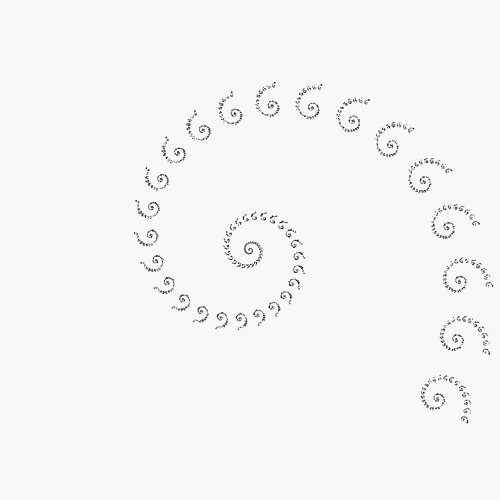
Frame 1 (no input)
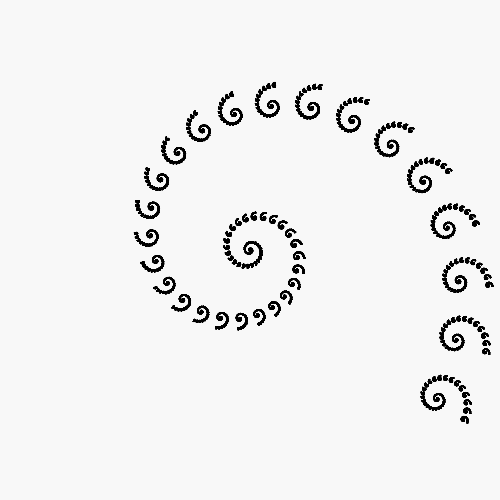
Frame 60 (no input)
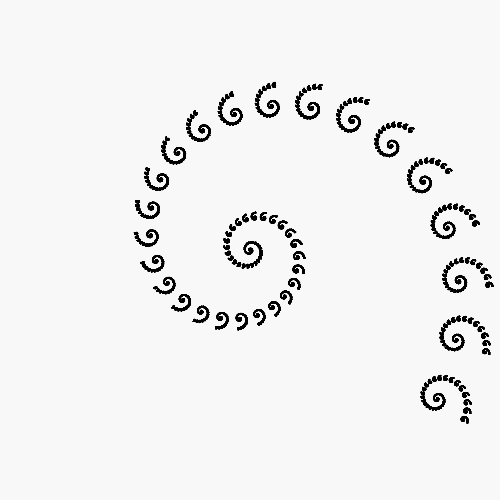
Frame 120 (the mouse pressed at the canvas centre since frame 60)

The p5.js sketch that drew these frames (run headless with seeded random() and noise() and a simulated clock; from frame 60 on, the mouse is pressed at the canvas centre):

// p5.js sketch
// ── sketch.js
// IFS 카오스 게임 — 나선(회전+축소 변환 1개 + 축소 복제 1개). 클릭: 다시 그리기.
const MAPS = (() => {
  const th = Math.PI / 12, s = 0.94; // 15° 회전 + 0.94 축소
  return [
    { m: [s * Math.cos(th), -s * Math.sin(th), s * Math.sin(th), s * Math.cos(th),
          0.5 - 0.5 * s * Math.cos(th) + 0.5 * s * Math.sin(th),
          0.5 - 0.5 * s * Math.sin(th) - 0.5 * s * Math.cos(th)], p: 0.92 },
    { m: [0.14, 0, 0, 0.14, 0.82, 0.12], p: 0.08 },
  ];
})();

let x = 0.5, y = 0.5;

function setup() {
  createCanvas(500, 500);
  reset();
}

function reset() {
  background(248);
  x = 0.5; y = 0.5;
  for (let i = 0; i < 30; i++) iterate();
}

function iterate() {
  let r = random(), pick = MAPS[MAPS.length - 1];
  for (const mp of MAPS) {
    if (r < mp.p) { pick = mp; break; }
    r -= mp.p;
  }
  const [a, b, c, d, e, f] = pick.m;
  const nx = a * x + b * y + e, ny = c * x + d * y + f;
  x = nx; y = ny;
}

function draw() {
  stroke(0, 140);
  strokeWeight(1);
  for (let i = 0; i < 6000; i++) {
    iterate();
    point(10 + x * 480, 490 - y * 480);
  }
}

function mousePressed() {
  if (mouseX >= 0 && mouseX < width && mouseY >= 0 && mouseY < height) reset();
}
